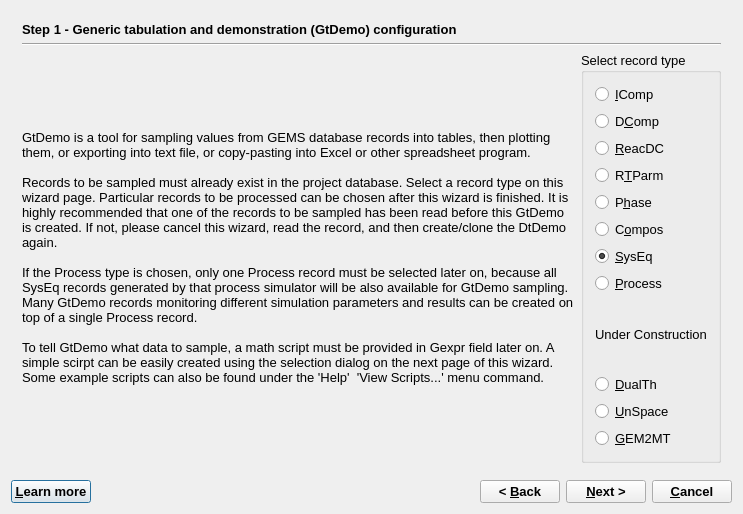
<?xml version="1.0" encoding="UTF-8"?>
<ui version="4.0">
 <class>GtDemoWizardData</class>
 <widget class="QDialog" name="GtDemoWizardData">
  <property name="windowModality">
   <enum>Qt::WindowModal</enum>
  </property>
  <property name="geometry">
   <rect>
    <x>0</x>
    <y>0</y>
    <width>743</width>
    <height>514</height>
   </rect>
  </property>
  <property name="font">
   <font>
    <pointsize>10</pointsize>
   </font>
  </property>
  <property name="windowTitle">
   <string>GEM-Selektor Proces</string>
  </property>
  <layout class="QVBoxLayout" name="verticalLayout_3">
   <item>
    <widget class="QStackedWidget" name="stackedWidget">
     <property name="mouseTracking">
      <bool>false</bool>
     </property>
     <property name="acceptDrops">
      <bool>false</bool>
     </property>
     <property name="autoFillBackground">
      <bool>false</bool>
     </property>
     <property name="frameShape">
      <enum>QFrame::NoFrame</enum>
     </property>
     <property name="frameShadow">
      <enum>QFrame::Plain</enum>
     </property>
     <property name="currentIndex">
      <number>0</number>
     </property>
     <widget class="QWidget" name="page">
      <layout class="QGridLayout">
       <item row="0" column="0">
        <widget class="QLabel" name="pageName">
         <property name="sizePolicy">
          <sizepolicy hsizetype="Preferred" vsizetype="Fixed">
           <horstretch>0</horstretch>
           <verstretch>0</verstretch>
          </sizepolicy>
         </property>
         <property name="font">
          <font>
           <weight>75</weight>
           <bold>true</bold>
          </font>
         </property>
         <property name="text">
          <string>Step 1 - Generic tabulation and demonstration (GtDemo) configuration</string>
         </property>
        </widget>
       </item>
       <item row="1" column="0">
        <widget class="Line" name="line">
         <property name="orientation">
          <enum>Qt::Horizontal</enum>
         </property>
        </widget>
       </item>
       <item row="2" column="0">
        <layout class="QHBoxLayout">
         <item>
          <widget class="QLabel" name="textLabel10">
           <property name="sizePolicy">
            <sizepolicy hsizetype="Preferred" vsizetype="Preferred">
             <horstretch>0</horstretch>
             <verstretch>0</verstretch>
            </sizepolicy>
           </property>
           <property name="frameShape">
            <enum>QFrame::NoFrame</enum>
           </property>
           <property name="frameShadow">
            <enum>QFrame::Plain</enum>
           </property>
           <property name="text">
            <string>GtDemo is a tool for sampling values from GEMS database records into tables, then plotting them, or exporting into text file, or copy-pasting into Excel or other spreadsheet program. 

Records to be sampled must already exist in the project database. Select a record type on this wizard page. Particular records to be processed can be chosen after this wizard is finished. It is highly recommended that one of the records to be sampled has been read before this GtDemo is created. If not, please cancel this wizard, read the record, and then create/clone the DtDemo again.

If the Process type is chosen, only one Process record must be selected later on, because all  SysEq records generated by that process simulator will be also available for GtDemo sampling. Many GtDemo records monitoring different simulation parameters and results can be created on top of a single Process record. 

To tell GtDemo what data to sample, a math script must be provided in Gexpr field later on. A simple scirpt can be easily created using the selection dialog on the next page of this wizard. Some example scripts can also be found under the 'Help'  'View Scripts...' menu command.</string>
           </property>
           <property name="textFormat">
            <enum>Qt::AutoText</enum>
           </property>
           <property name="scaledContents">
            <bool>false</bool>
           </property>
           <property name="wordWrap">
            <bool>true</bool>
           </property>
           <property name="margin">
            <number>0</number>
           </property>
           <property name="openExternalLinks">
            <bool>false</bool>
           </property>
          </widget>
         </item>
         <item>
          <widget class="QGroupBox" name="groupBox_7">
           <property name="title">
            <string>Select record type </string>
           </property>
           <layout class="QVBoxLayout">
            <item>
             <widget class="QRadioButton" name="psIC">
              <property name="text">
               <string>&amp;IComp</string>
              </property>
              <property name="shortcut">
               <string>Alt+I</string>
              </property>
              <property name="checked">
               <bool>false</bool>
              </property>
             </widget>
            </item>
            <item>
             <widget class="QRadioButton" name="psDC">
              <property name="text">
               <string>D&amp;Comp</string>
              </property>
              <property name="shortcut">
               <string>Alt+C</string>
              </property>
              <property name="checked">
               <bool>false</bool>
              </property>
             </widget>
            </item>
            <item>
             <widget class="QRadioButton" name="psRE">
              <property name="text">
               <string>&amp;ReacDC</string>
              </property>
              <property name="shortcut">
               <string>Alt+R</string>
              </property>
              <property name="checked">
               <bool>false</bool>
              </property>
             </widget>
            </item>
            <item>
             <widget class="QRadioButton" name="psRP">
              <property name="text">
               <string>R&amp;TParm</string>
              </property>
              <property name="shortcut">
               <string>Alt+T</string>
              </property>
              <property name="checked">
               <bool>false</bool>
              </property>
             </widget>
            </item>
            <item>
             <widget class="QRadioButton" name="psPH">
              <property name="text">
               <string>P&amp;hase</string>
              </property>
              <property name="shortcut">
               <string>Alt+H</string>
              </property>
              <property name="checked">
               <bool>false</bool>
              </property>
             </widget>
            </item>
            <item>
             <widget class="QRadioButton" name="psBC">
              <property name="text">
               <string>C&amp;ompos</string>
              </property>
              <property name="shortcut">
               <string>Alt+O</string>
              </property>
              <property name="checked">
               <bool>false</bool>
              </property>
             </widget>
            </item>
            <item>
             <widget class="QRadioButton" name="psST">
              <property name="text">
               <string>&amp;SysEq</string>
              </property>
              <property name="shortcut">
               <string>Alt+S</string>
              </property>
              <property name="checked">
               <bool>true</bool>
              </property>
             </widget>
            </item>
            <item>
             <widget class="QRadioButton" name="psPE">
              <property name="text">
               <string>&amp;Process</string>
              </property>
              <property name="shortcut">
               <string>Alt+P</string>
              </property>
             </widget>
            </item>
            <item>
             <widget class="QLabel" name="textLabel1_3">
              <property name="text">
               <string>Under Construction</string>
              </property>
              <property name="wordWrap">
               <bool>false</bool>
              </property>
             </widget>
            </item>
            <item>
             <widget class="QRadioButton" name="psUT">
              <property name="text">
               <string>&amp;DualTh</string>
              </property>
              <property name="shortcut">
               <string>Alt+D</string>
              </property>
             </widget>
            </item>
            <item>
             <widget class="QRadioButton" name="psPB">
              <property name="text">
               <string>&amp;UnSpace</string>
              </property>
              <property name="shortcut">
               <string>Alt+U</string>
              </property>
              <property name="checked">
               <bool>false</bool>
              </property>
             </widget>
            </item>
            <item>
             <widget class="QRadioButton" name="psTR">
              <property name="text">
               <string>&amp;GEM2MT</string>
              </property>
              <property name="shortcut">
               <string>Alt+G</string>
              </property>
             </widget>
            </item>
           </layout>
          </widget>
         </item>
        </layout>
       </item>
      </layout>
     </widget>
     <widget class="QWidget" name="page_3">
      <layout class="QVBoxLayout" name="verticalLayout_2">
       <item>
        <widget class="QLabel" name="label_7">
         <property name="sizePolicy">
          <sizepolicy hsizetype="Preferred" vsizetype="Fixed">
           <horstretch>0</horstretch>
           <verstretch>0</verstretch>
          </sizepolicy>
         </property>
         <property name="font">
          <font>
           <weight>75</weight>
           <bold>true</bold>
          </font>
         </property>
         <property name="text">
          <string>Step 2 - Selection of items to sample (click 'Next' without selecting data to retain the old script)</string>
         </property>
        </widget>
       </item>
      </layout>
     </widget>
     <widget class="QWidget" name="page_2">
      <layout class="QGridLayout">
       <item row="0" column="0">
        <widget class="QLabel" name="label">
         <property name="sizePolicy">
          <sizepolicy hsizetype="Preferred" vsizetype="Fixed">
           <horstretch>0</horstretch>
           <verstretch>0</verstretch>
          </sizepolicy>
         </property>
         <property name="font">
          <font>
           <weight>75</weight>
           <bold>true</bold>
          </font>
         </property>
         <property name="text">
          <string>Step 3 - Important dimensions</string>
         </property>
        </widget>
       </item>
       <item row="1" column="0">
        <widget class="Line" name="line_2">
         <property name="orientation">
          <enum>Qt::Horizontal</enum>
         </property>
        </widget>
       </item>
       <item row="2" column="0">
        <widget class="QLabel" name="label_2">
         <property name="text">
          <string>The spin boxes below define the dynamic memory configuration of this GtDemo sampler. Optional gd_wc vector and gQp table can be allocated to store intermediate values used in gExpr script for data recalculation. </string>
         </property>
         <property name="wordWrap">
          <bool>true</bool>
         </property>
        </widget>
       </item>
       <item row="3" column="0">
        <widget class="QGroupBox" name="groupBox_4">
         <property name="title">
          <string>Setup of dimensions of data arrays</string>
         </property>
         <layout class="QGridLayout">
          <item row="0" column="0">
           <widget class="QSpinBox" name="pGraph">
            <property name="sizePolicy">
             <sizepolicy hsizetype="Fixed" vsizetype="Fixed">
              <horstretch>0</horstretch>
              <verstretch>0</verstretch>
             </sizepolicy>
            </property>
            <property name="minimumSize">
             <size>
              <width>50</width>
              <height>0</height>
             </size>
            </property>
            <property name="minimum">
             <number>0</number>
            </property>
            <property name="maximum">
             <number>999</number>
            </property>
            <property name="value">
             <number>1</number>
            </property>
           </widget>
          </item>
          <item row="0" column="1">
           <widget class="QLabel" name="TextLabel1_2">
            <property name="text">
             <string>Number of columns in the y0 table (from 1 to 999) to collect data sampled by the gExpr math script Default value: 1</string>
            </property>
            <property name="alignment">
             <set>Qt::AlignVCenter</set>
            </property>
            <property name="wordWrap">
             <bool>true</bool>
            </property>
            <property name="buddy">
             <cstring>pGraph</cstring>
            </property>
           </widget>
          </item>
          <item row="1" column="0">
           <widget class="QSpinBox" name="pNwc">
            <property name="sizePolicy">
             <sizepolicy hsizetype="Fixed" vsizetype="Fixed">
              <horstretch>0</horstretch>
              <verstretch>0</verstretch>
             </sizepolicy>
            </property>
            <property name="minimumSize">
             <size>
              <width>50</width>
              <height>0</height>
             </size>
            </property>
            <property name="minimum">
             <number>0</number>
            </property>
            <property name="maximum">
             <number>999</number>
            </property>
            <property name="value">
             <number>1</number>
            </property>
           </widget>
          </item>
          <item row="1" column="1">
           <widget class="QLabel" name="TextLabel1">
            <property name="text">
             <string>Optional: number of work cells in gd_&amp;wc vector (to use in gExpr script). Default: 0 (not allocated)</string>
            </property>
            <property name="alignment">
             <set>Qt::AlignVCenter</set>
            </property>
            <property name="wordWrap">
             <bool>true</bool>
            </property>
            <property name="buddy">
             <cstring>pNwc</cstring>
            </property>
           </widget>
          </item>
          <item row="2" column="0">
           <widget class="QSpinBox" name="pNqp">
            <property name="sizePolicy">
             <sizepolicy hsizetype="Fixed" vsizetype="Fixed">
              <horstretch>0</horstretch>
              <verstretch>0</verstretch>
             </sizepolicy>
            </property>
            <property name="minimumSize">
             <size>
              <width>50</width>
              <height>0</height>
             </size>
            </property>
            <property name="minimum">
             <number>0</number>
            </property>
            <property name="maximum">
             <number>20</number>
            </property>
            <property name="value">
             <number>0</number>
            </property>
           </widget>
          </item>
          <item row="2" column="1">
           <widget class="QLabel" name="TextLabel2">
            <property name="text">
             <string>Optional: Number of columns in &amp;gQp table (number of rows will be that of sampled records). Default: 0 ( not allocated).</string>
            </property>
            <property name="alignment">
             <set>Qt::AlignVCenter</set>
            </property>
            <property name="wordWrap">
             <bool>true</bool>
            </property>
            <property name="buddy">
             <cstring>pNqp</cstring>
            </property>
           </widget>
          </item>
          <item row="3" column="0">
           <widget class="QSpinBox" name="pELine">
            <property name="sizePolicy">
             <sizepolicy hsizetype="Fixed" vsizetype="Fixed">
              <horstretch>0</horstretch>
              <verstretch>0</verstretch>
             </sizepolicy>
            </property>
            <property name="minimumSize">
             <size>
              <width>50</width>
              <height>0</height>
             </size>
            </property>
            <property name="minimum">
             <number>0</number>
            </property>
            <property name="maximum">
             <number>100</number>
            </property>
           </widget>
          </item>
          <item row="3" column="1">
           <widget class="QLabel" name="TextLabel1_2_2">
            <property name="text">
             <string>Optional: Number of rows in &amp;xE, yE arrays for experimental data. Default: 0 (not allocated).</string>
            </property>
            <property name="alignment">
             <set>Qt::AlignVCenter</set>
            </property>
            <property name="wordWrap">
             <bool>true</bool>
            </property>
            <property name="buddy">
             <cstring>pELine</cstring>
            </property>
           </widget>
          </item>
          <item row="4" column="0">
           <widget class="QSpinBox" name="pECol">
            <property name="sizePolicy">
             <sizepolicy hsizetype="Fixed" vsizetype="Fixed">
              <horstretch>0</horstretch>
              <verstretch>0</verstretch>
             </sizepolicy>
            </property>
            <property name="minimumSize">
             <size>
              <width>50</width>
              <height>0</height>
             </size>
            </property>
            <property name="minimum">
             <number>0</number>
            </property>
            <property name="maximum">
             <number>10</number>
            </property>
            <property name="value">
             <number>1</number>
            </property>
           </widget>
          </item>
          <item row="4" column="1">
           <widget class="QLabel" name="TextLabel1_2_2_2">
            <property name="text">
             <string>Optional: Number of columns in &amp;yE array for experimental data. Default: 1.</string>
            </property>
            <property name="wordWrap">
             <bool>true</bool>
            </property>
            <property name="buddy">
             <cstring>pECol</cstring>
            </property>
           </widget>
          </item>
         </layout>
        </widget>
       </item>
       <item row="4" column="0">
        <widget class="QLabel" name="label_4">
         <property name="text">
          <string>Optional xE, yE arrays can be used to plot experimental data over sampled values</string>
         </property>
         <property name="wordWrap">
          <bool>true</bool>
         </property>
        </widget>
       </item>
      </layout>
     </widget>
     <widget class="QWidget" name="page_4">
      <layout class="QVBoxLayout" name="verticalLayout">
       <item>
        <widget class="QLabel" name="label_3">
         <property name="sizePolicy">
          <sizepolicy hsizetype="Preferred" vsizetype="Fixed">
           <horstretch>0</horstretch>
           <verstretch>0</verstretch>
          </sizepolicy>
         </property>
         <property name="font">
          <font>
           <weight>75</weight>
           <bold>true</bold>
          </font>
         </property>
         <property name="text">
          <string>Step 4 - Useful hints</string>
         </property>
        </widget>
       </item>
       <item>
        <widget class="Line" name="line_4">
         <property name="orientation">
          <enum>Qt::Horizontal</enum>
         </property>
        </widget>
       </item>
       <item>
        <widget class="QGroupBox" name="groupBox_5">
         <property name="sizePolicy">
          <sizepolicy hsizetype="Preferred" vsizetype="Minimum">
           <horstretch>0</horstretch>
           <verstretch>0</verstretch>
          </sizepolicy>
         </property>
         <property name="title">
          <string>Optional</string>
         </property>
         <layout class="QHBoxLayout">
          <item>
           <widget class="QSpinBox" name="spinBox18">
            <property name="sizePolicy">
             <sizepolicy hsizetype="Fixed" vsizetype="Fixed">
              <horstretch>0</horstretch>
              <verstretch>0</verstretch>
             </sizepolicy>
            </property>
            <property name="maximum">
             <number>4</number>
            </property>
           </widget>
          </item>
          <item>
           <widget class="QLabel" name="textLabel11">
            <property name="sizePolicy">
             <sizepolicy hsizetype="Fixed" vsizetype="Preferred">
              <horstretch>0</horstretch>
              <verstretch>0</verstretch>
             </sizepolicy>
            </property>
            <property name="text">
             <string>&amp;Set here the number of links to SDref bibliography records (default: 0)</string>
            </property>
            <property name="wordWrap">
             <bool>false</bool>
            </property>
            <property name="buddy">
             <cstring>spinBox18</cstring>
            </property>
           </widget>
          </item>
         </layout>
        </widget>
       </item>
       <item>
        <widget class="QGroupBox" name="groupBox">
         <property name="title">
          <string>Optional (only if Process simulator will be sampled)</string>
         </property>
         <layout class="QVBoxLayout">
          <item>
           <widget class="QLabel" name="textLabel11_2">
            <property name="text">
             <string>Process record key (template) can be edited here (see GDproc line on Page 3 of GtDemo window)</string>
            </property>
            <property name="alignment">
             <set>Qt::AlignBottom</set>
            </property>
            <property name="wordWrap">
             <bool>true</bool>
            </property>
            <property name="buddy">
             <cstring>lineEditProcesKey</cstring>
            </property>
           </widget>
          </item>
          <item>
           <widget class="QLineEdit" name="lineEditProcesKey">
            <property name="font">
             <font>
              <pointsize>12</pointsize>
             </font>
            </property>
            <property name="text">
             <string>*:*:*:*:*:*:*:*:</string>
            </property>
           </widget>
          </item>
         </layout>
        </widget>
       </item>
       <item>
        <widget class="QGroupBox" name="groupBox_6">
         <property name="title">
          <string>What will happen after you click &quot;Finish&quot;</string>
         </property>
         <layout class="QVBoxLayout">
          <item>
           <widget class="QLabel" name="textLabel13">
            <property name="text">
             <string>1) If the above field is active and contains a Process record key template, the program will show later a list of available Process records; mark a desired one and click 'Ok' then.</string>
            </property>
            <property name="alignment">
             <set>Qt::AlignVCenter</set>
            </property>
            <property name="wordWrap">
             <bool>true</bool>
            </property>
           </widget>
          </item>
          <item>
           <widget class="QLabel" name="textLabel12">
            <property name="text">
             <string>(2) In a list of available records, mark one or more entries to choose which records must be sampled, or select all to sample all.  Page 1 of GtDemo window will appear then.</string>
            </property>
            <property name="alignment">
             <set>Qt::AlignVCenter</set>
            </property>
            <property name="wordWrap">
             <bool>true</bool>
            </property>
           </widget>
          </item>
          <item>
           <widget class="QLabel" name="textLabel14">
            <property name="text">
             <string>(3) Fill out GDname and GDcom lines. Then check the gExpr math script. Some example scripts are available via 'Help' 'View Scripts' menu command.</string>
            </property>
            <property name="alignment">
             <set>Qt::AlignVCenter</set>
            </property>
            <property name="wordWrap">
             <bool>true</bool>
            </property>
           </widget>
          </item>
          <item>
           <widget class="QLabel" name="textLabel15">
            <property name="text">
             <string>(4) Click on 'Calculate' toolbar button to start reading of records and data sampling (in case of error messages, fix the script and try calculation again). When the sampling is finished, check the results on Page 2. Enter axis and plot names, and click on 'Plot data' button to see a customizable graph.</string>
            </property>
            <property name="alignment">
             <set>Qt::AlignVCenter</set>
            </property>
            <property name="wordWrap">
             <bool>true</bool>
            </property>
           </widget>
          </item>
          <item>
           <widget class="QLabel" name="textLabel13_2">
            <property name="text">
             <string>(5) To plot experimental data over sampled values, close the graph dialog and type or paste the data into arrays xE and yE on the 'Graph' page. Open the plot again and customise it, if necessary.</string>
            </property>
            <property name="alignment">
             <set>Qt::AlignVCenter</set>
            </property>
            <property name="wordWrap">
             <bool>true</bool>
            </property>
           </widget>
          </item>
         </layout>
        </widget>
       </item>
      </layout>
     </widget>
    </widget>
   </item>
   <item>
    <layout class="QHBoxLayout">
     <item>
      <widget class="QPushButton" name="pHelp">
       <property name="font">
        <font>
         <weight>75</weight>
         <bold>true</bold>
        </font>
       </property>
       <property name="text">
        <string>&amp;Learn more</string>
       </property>
       <property name="shortcut">
        <string>F1</string>
       </property>
      </widget>
     </item>
     <item>
      <spacer>
       <property name="orientation">
        <enum>Qt::Horizontal</enum>
       </property>
       <property name="sizeHint" stdset="0">
        <size>
         <width>40</width>
         <height>20</height>
        </size>
       </property>
      </spacer>
     </item>
     <item>
      <widget class="QPushButton" name="pBack">
       <property name="font">
        <font>
         <weight>75</weight>
         <bold>true</bold>
        </font>
       </property>
       <property name="text">
        <string>&lt; &amp;Back</string>
       </property>
      </widget>
     </item>
     <item>
      <widget class="QPushButton" name="pNext">
       <property name="font">
        <font>
         <weight>75</weight>
         <bold>true</bold>
        </font>
       </property>
       <property name="text">
        <string>&amp;Next &gt;</string>
       </property>
      </widget>
     </item>
     <item>
      <widget class="QPushButton" name="pCancel">
       <property name="font">
        <font>
         <weight>75</weight>
         <bold>true</bold>
        </font>
       </property>
       <property name="text">
        <string>&amp;Cancel</string>
       </property>
      </widget>
     </item>
    </layout>
   </item>
  </layout>
 </widget>
 <layoutdefault spacing="6" margin="11"/>
 <tabstops>
  <tabstop>psIC</tabstop>
  <tabstop>psDC</tabstop>
  <tabstop>psRE</tabstop>
  <tabstop>psRP</tabstop>
  <tabstop>psPH</tabstop>
  <tabstop>psBC</tabstop>
  <tabstop>psST</tabstop>
  <tabstop>psPE</tabstop>
  <tabstop>psUT</tabstop>
  <tabstop>psPB</tabstop>
  <tabstop>psTR</tabstop>
  <tabstop>pGraph</tabstop>
  <tabstop>pNwc</tabstop>
  <tabstop>pNqp</tabstop>
  <tabstop>pELine</tabstop>
  <tabstop>pECol</tabstop>
  <tabstop>spinBox18</tabstop>
  <tabstop>lineEditProcesKey</tabstop>
  <tabstop>pHelp</tabstop>
  <tabstop>pBack</tabstop>
  <tabstop>pNext</tabstop>
  <tabstop>pCancel</tabstop>
 </tabstops>
 <resources/>
 <connections>
  <connection>
   <sender>pCancel</sender>
   <signal>clicked()</signal>
   <receiver>GtDemoWizardData</receiver>
   <slot>reject()</slot>
   <hints>
    <hint type="sourcelabel">
     <x>587</x>
     <y>518</y>
    </hint>
    <hint type="destinationlabel">
     <x>317</x>
     <y>270</y>
    </hint>
   </hints>
  </connection>
 </connections>
</ui>
